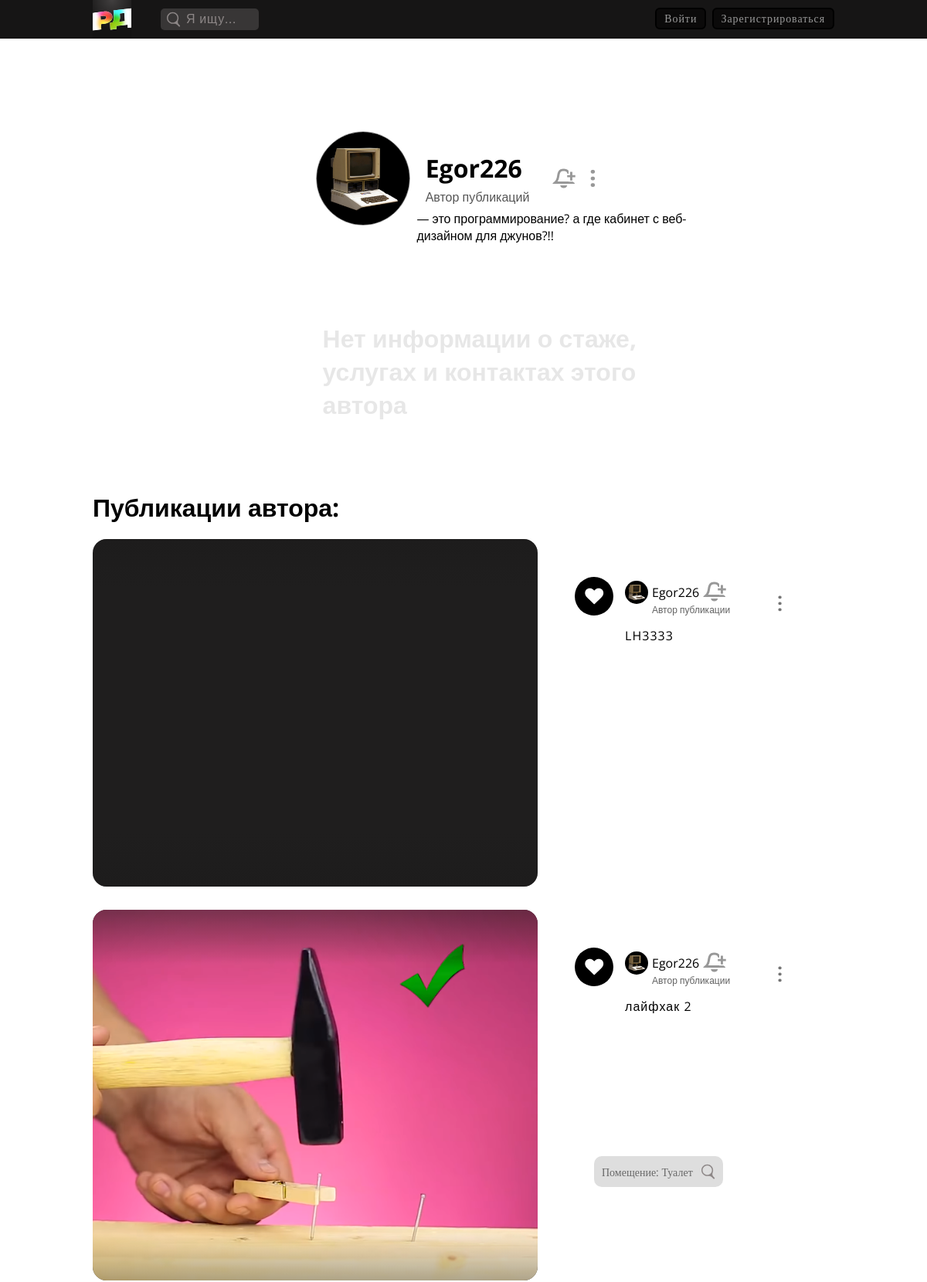
The page /account/one/7/ (upper part) on the database as committed earlier.
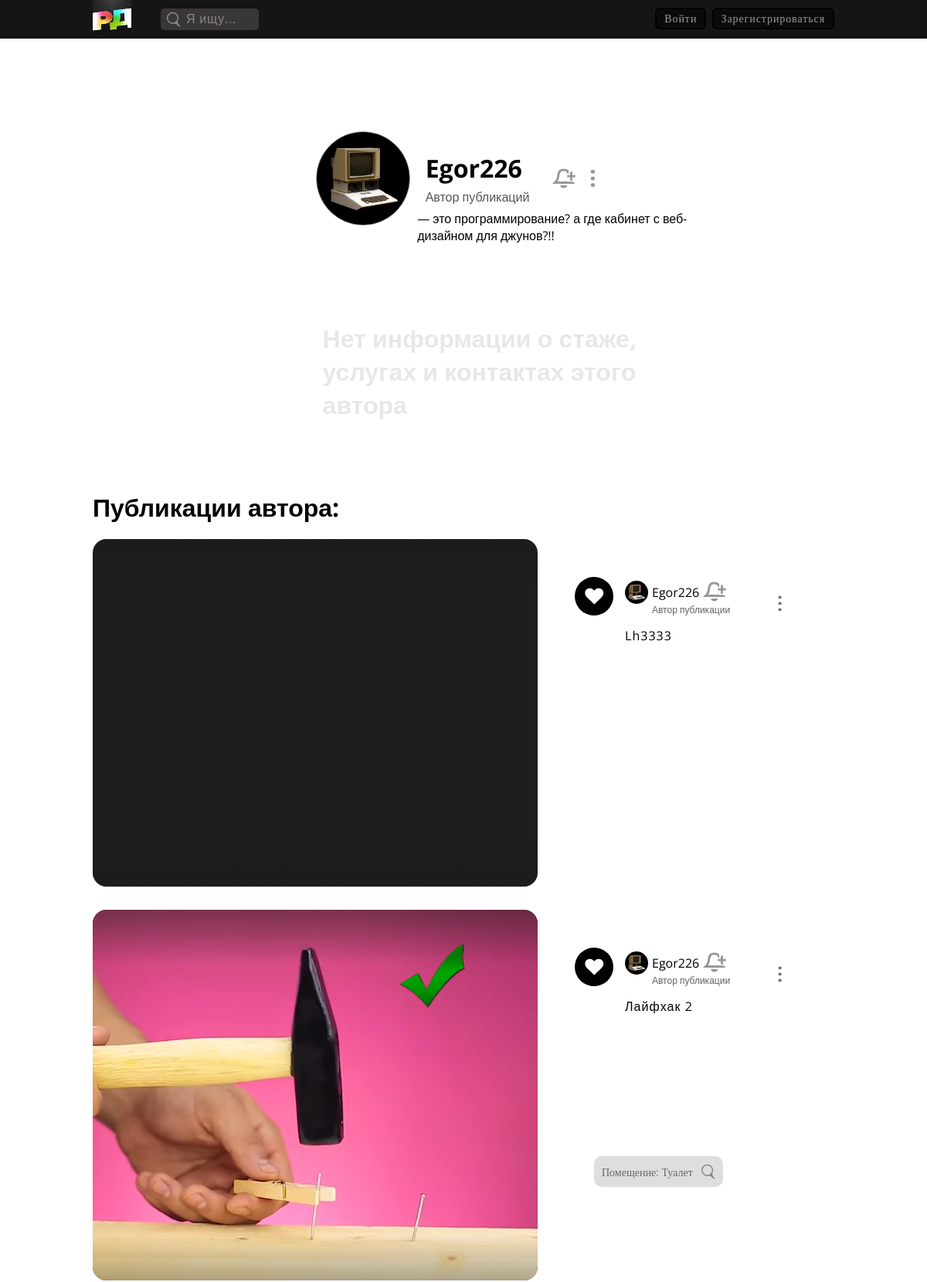
The same page on the database as committed later.
### publicationapp/models.py (models this page shows, shortened)
class Publication(models.Model):
    title = models.CharField(max_length=135, verbose_name='Заголовок публикации')
    type = models.ForeignKey('PubTypes', on_delete=models.SET_DEFAULT, default=1, verbose_name='Вид публикации', blank=False)
    preview = models.FileField(max_length=200, upload_to='pub_media', validators=[FileExtensionValidator(['mp4', 'mov', 'png', 'jpg', 'jpeg', 'pdf'])], verbose_name='Превью')
    content_first_desc =  models.TextField(verbose_name='Текст перед фотографиями', default='')
    content_last_desc =  models.TextField(verbose_name='Текст после фотографий', blank=True, null=True, default='')
    tags = models.ManyToManyField('Tag', verbose_name='Теги публикции')
    cost_min = models.FloatField(validators=[MinValueValidator(0.0)], blank=True, default=0, verbose_name='бюджет от')
    cost_max = models.FloatField(validators=[MinValueValidator(0.0)], blank=True, default=1, verbose_name='бюджет до')
    author = models.ForeignKey(settings.AUTH_USER_MODEL, on_delete=models.DO_NOTHING, null=True, verbose_name='Автор')
    pushed = models.DateTimeField(auto_now_add=True, verbose_name='Дата и время публикации')
    seen_count = models.IntegerField(default=0, verbose_name='Сколько раз публикация была просмотрена')
    saved_count = models.IntegerField(default=0, verbose_name='Сколько раз публикация была сохранена')
    reported_count = models.IntegerField(default=0, verbose_name='Сколько раз на публикация было жалоб')
    shared_count = models.IntegerField(default=0, verbose_name='Сколько раз нажали поделиться публикацией')
    average_age_watchers = models.IntegerField(default=0, verbose_name='Средний возраст просмотревших')
    average_age_savers = models.IntegerField(default=0, verbose_name='Средний возраст сохранивших')
    class Meta:
        verbose_name = 'Публикация'
        verbose_name_plural = 'Публикации'
        ordering = ('-pushed',)

### authapp/models.py (models this page shows, shortened)
class User(AbstractUser):
    photo = models.ImageField(upload_to='users_avatars', blank=True, null=True, default='users_avatars/no_avatar.png', verbose_name='Аватарка')
    role = models.ForeignKey('UserRoles', on_delete=models.SET_DEFAULT, default=1, verbose_name='Роль в ИС', blank=False)
    bio = models.CharField(max_length=100, blank=True, null=True, verbose_name='Самоописание/статус')
    age = models.PositiveIntegerField(verbose_name='Возраст', null=True, blank=True, validators=[MinValueValidator(1), MaxValueValidator(140)])
    phone_number = models.PositiveIntegerField(null=True, blank=False, unique=True, verbose_name="Номер телефона", validators=[MinValueValidator(1), MaxValueValidator(99999999999)])
    last_entry = models.DateTimeField(auto_now=True, verbose_name='Дата и время последней авторизации')
    reported_count = models.IntegerField(default=0, verbose_name='Сколько раз на пользователя было жалоб')
    seen_count = models.IntegerField(default=0, verbose_name='Сколько раз пользователя просматривали')
    class Meta:
        verbose_name = 'Пользователь'
        verbose_name_plural = 'Пользователи'

### authapp/views.py (the view)
# urls.py: path('one/<pk>/', authapp.AccountOneWatch.as_view(), name='account_one'),
class AccountOneWatch(ListView):
    model = User
    template_name = 'authapp/user_one.html'
    context_object_name = 'opened_user'
    allow_empty = False # сделать ответ на случай, если публикации с введённым id не существует
    def get_queryset(self):
        return User.objects.get(id=self.kwargs['pk'])
    def get_context_data(self, **kwargs):
        context = super(AccountOneWatch, self).get_context_data(**kwargs)
        opened_user = User.objects.get(id=self.kwargs['pk'])
        opened_user.seen_count +=1
        opened_user.save()
        user_role = User.objects.get(id=self.kwargs['pk']).role.id
        if self.request.user.is_authenticated:
            saved_urls = SavedPubs.objects.filter(saver_id=self.request.user)
            saved_pubs = [sp.pub_id.id for sp in saved_urls]
            subscribes_urls = UserSubscribes.objects.filter(subscriber_id=self.request.user)
            subscribing_authors = [sa.star_id.id for sa in subscribes_urls]
        else:
            saved_pubs = subscribing_authors  = None
        if user_role == 2 or user_role == 4:
            try:
                expert_info = ExpertInfo.objects.get(expert_id=self.kwargs['pk'])
                if expert_info.knowledge or expert_info.site or expert_info.site or expert_info.address or expert_info.whatsapp or expert_info.viber or expert_info.vk or expert_info.inst or expert_info.ok or expert_info.fb or expert_info.other:
                    expert_info = expert_info
                else:
                    expert_info = None
            except ObjectDoesNotExist:
                expert_info = None
            expert_pubs = Publication.objects.filter(author=self.kwargs['pk'], type__id__in=[11, 21, 31])
        else:
            expert_info = None
            expert_pubs = None
        context.update({
            'expert_info': expert_info,
            'expert_pubs': expert_pubs,
            'saved_pubs': saved_pubs,
            'subscribing_authors': subscribing_authors,
        })
        return context

### publicationapp/models.py (called while the page is built)
    def __str__(self):
        return self.name

### authapp/templates/authapp/user_one.html (shortened to what the changed rows need)
{% extends 'mainapp/base.html' %}
{% block css %}
  <link rel="stylesheet" href="/static/lib\css\style_header.css">
  <link rel="stylesheet" href="/static/lib\css\style_footer.css">
  <link rel="stylesheet" href="/static/lib\css\style_watch_designs.css">
  <link rel="stylesheet" href="/static/lib\css\style_watch_repairs.css">
  <link rel="stylesheet" href="/static/lib\css\style_watch_lifehacks.css">
  <link rel="stylesheet" href="/static/lib\css\style_watch_account.css">
{% endblock %}
{% block content %}
  <div class="pubs_container" {% if opened_user.role.id == 2 and opened_user.role.id == 4 %} style="min-height: 600px;" {% endif %}>
    {% if opened_user.role.id == 2 or opened_user.role.id == 4 %}
      {% if expert_pubs %}
        <h1 class="author_pubs">Публикации автора:</h1>
        {% for pub in expert_pubs %}
          {% if pub.type.id == 31 %}
            <div class="pub_one lifehack" id="{{ pub.id }}">
              <div class="media">
                {% if '.mp4' in pub.preview.url or '.mov' in pub.preview.url %}
                <video class="paused" muted="muted" controls="controls" loop>
                  <source src="{{ pub.preview.url }}" type='video/mp4;'>
                  Тег video не поддерживается вашим браузером. Увы.
                </video>
                {% else %}
                  <img src="{{ pub.preview.url }}" alt="">
                {% endif %}
                <div class="img_black_gradient"> </div>
              </div>
              <div class="pub_info">
                <div class="pub_to_do">
                  {% if pub.id in saved_pubs %}
                    <div class="user_just_saved_it pub_saved">
                  {% else %}
                    <div class="user_just_saved_it">
                  {% endif %}
                    <a onclick="
                    {% if opened_user.is_authenticated %}
                      toggleSavePub_LH( {{ pub.id }} )
                    {% else %}
                      YouHaveToLogin('сохранить публикацию')
                    {% endif %}
                    " title="Сохранить в «Избранное»"><img src="/static/sources/SVG/heart.svg" alt=""></a>
                  </div>
                  <div class="pub_author_cntnr">
                    <div class="pub_author">
                      <a href="{% url 'auth:account_one' pk=opened_user.id %}"><img src="{{ pub.author.photo.url }}" alt=""></a>
                      <div class="nickname_and_role">
                        <div class="nickname">
                          <a href="{% url 'auth:account_one' pk=opened_user.id %}" class="nickname_link">{{ pub.author.username }}</a>
                          {% if user.is_authenticated %}
                            <a onclick="toggleGetNotiFromAuthor( {{ opened_user.id }} )" class="nickname_noti" id="{{ opened_user.id }}">
                            {% if opened_user.id in subscribing_authors %}
                              <div class="get_noti noties_gotten" title="Получать уведомления о новых записях пользователя {{ opened_user.username }}"></div></a>
                            {% else %}
                              <div class="get_noti" title="Получать уведомления о новых записях пользователя {{ opened_user.username }}"></div></a>
                            {% endif %}
                          {% else %}
                            <a onclick="YouHaveToLogin('получать уведомления о новых публикациях этого автора')" class="nickname_noti">
                            <div class="get_noti" title="Получать уведомления о новых записях пользователя {{ opened_user.username }}"></div></a>
                          {% endif %}
                        </div>
                        <p class="role">Автор публикации</p>
                      </div>
                    </div>
                  </div>
                    <a onclick="
                      {% if opened_user.is_authenticated %}
                        togglePubAdditionalFunctionsPub({{ pub.id }})
                      {% else %}
                        YouHaveToLogin('подать жалобу или поделиться этой публикацией')
                      {% endif %}
                    "><div class="pub_show_full">•••</div></a>
                </div>
                <div class="div_pub_text">
                  <p class="pub_text">{{ pub.title }}</p>
                </div>
                  <div class="pub_tags_container">
                    {% for tag in pub.tags.all %}
                      <form class="opened_filter_form" action="{% url 'pub:lifehacks' %}" method="GET">
                        <div class="pub_tag">
                          <input style="cursor: pointer; margin: 0; background: none; border: none; font-size: 14px; color: #686868; font-family: 'Open Sans'; padding-right: 10px;"
                            type="submit" name="to_filter" value="{{ tag.category }}: {{ tag.name }}">
                          <img src="/static/sources/SVG/search.svg" alt="">
                        </div>
                      </form>
                    {% endfor%}
                  </div>
              </div>
            </div>
          {% endif %}
        {% endfor %}
      {% endif %}
    {% endif %}
  </div>
{% endblock %}

Rows that differ between the two databases and show on the page:
changed Publication (number 1 of 2 on the later page): title "LH3333" → "Lh3333"
changed Publication: title "лайфхак 2" → "Лайфхак 2"
